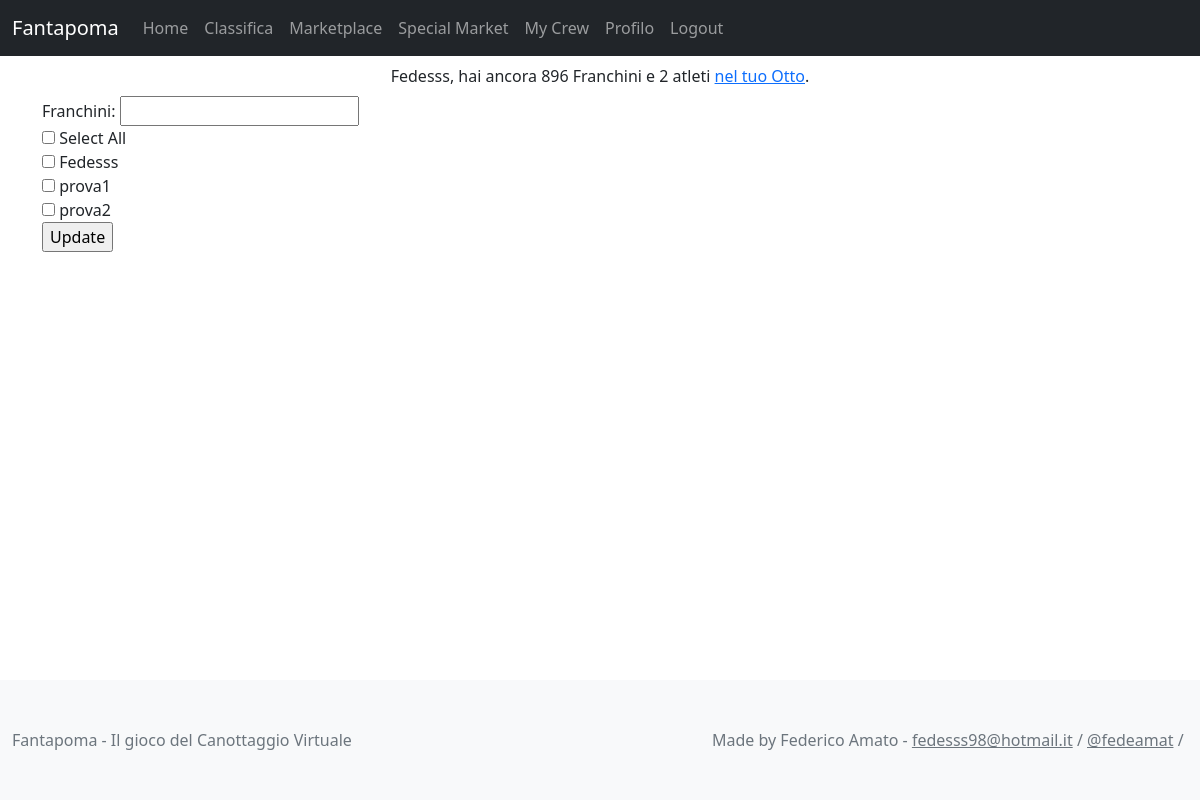
Page /fantapoma/give-points/ (signed in) on the earlier database version.
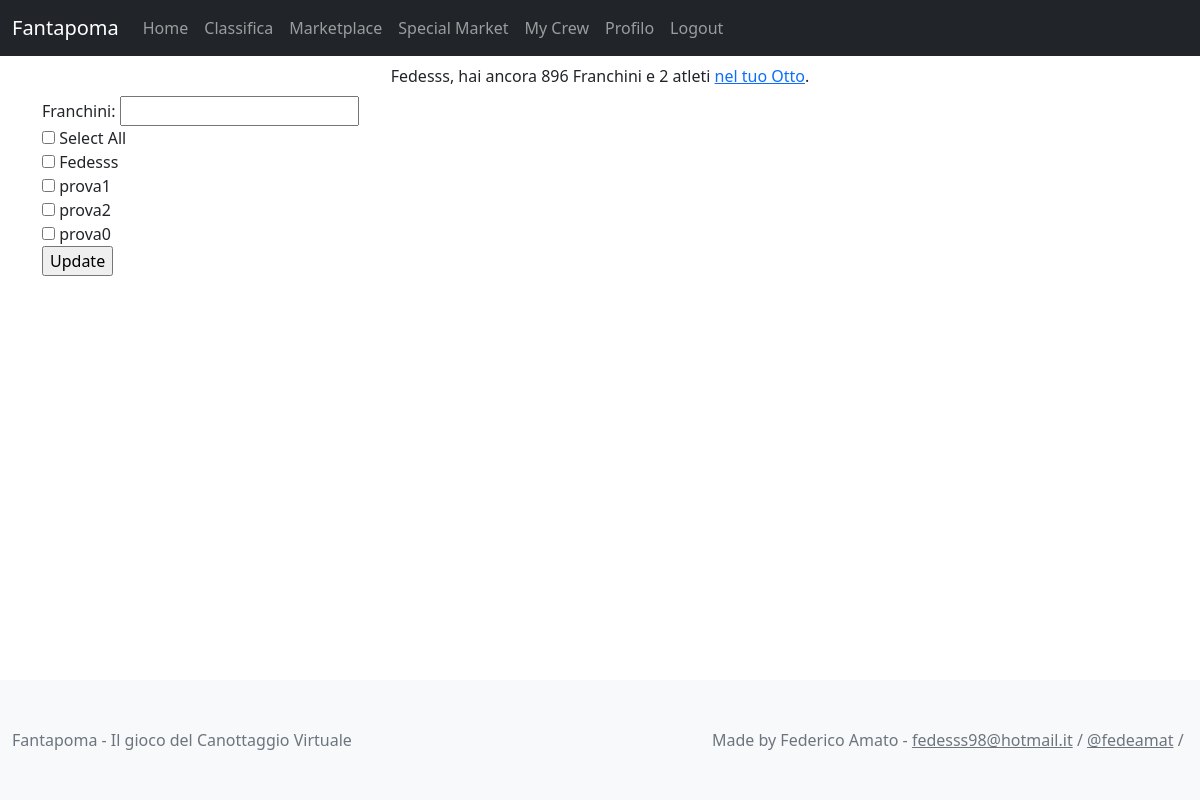
Same page on the later database version.
### fantapoma/models.py (models this page shows, shortened)
class Player(models.Model):
    user = models.OneToOneField(User, on_delete=models.CASCADE, primary_key=True)
    first_name = models.TextField('nome', max_length=100, blank=True, null=True)
    last_name = models.TextField('cognome', max_length=100, blank=True, null=True)
    franchs = models.IntegerField(blank=True, default=400)
    team_name = models.CharField(max_length=200, default='8+')
    cox = models.ForeignKey(FantaAthlete, blank=True, null=True, on_delete=models.SET_NULL, related_name='cox')
    def __str__(self):
        return self.user.username

### fantapoma/views.py (the view, shortened to what this page needs)
# urls.py: path('give-points/', GivePointsView.as_view(), name='give-points'),
class GivePointsView(UserPassesTestMixin, View):
    template_name = 'fantapoma/give_points.html'
    def test_func(self):
        return self.request.user.is_staff
    def get(self, request, *args, **kwargs):
        players = Player.objects.select_related('user').all()
        print(players)
        return render(request, self.template_name, {'players': players})

### fantapoma/templates/fantapoma/give_points.html (shortened to what this page needs)
{% extends "base.html" %}
{% block content %}
<div class="container">
    <form method="post">
        <label for="franchs">Franchini:</label>
        <input type="number" id="franchs" name="franchs">
        <br>
        <input type="checkbox" id="select-all" onclick="selectAll()">
        <label for="select-all">Select All</label>
        <br>
        {% for player in players %}
            <input type="checkbox" class="player-checkbox" id="player{{ player.user.username }}" name="users" value="{{ player.user.username }}">
            <label for="player{{ player.user.username }}">{{ player.user.username }}</label>
            <br>
        {% endfor %}
        <input type="submit" value="Update">
    </form>
</div>
{% endblock %}

Differences in the rows shown:
added Player: user.username "prova0"
